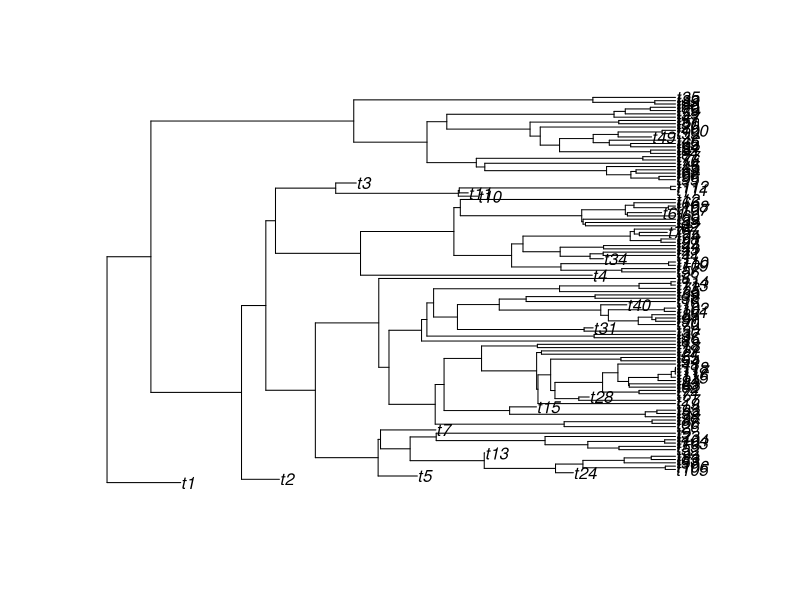
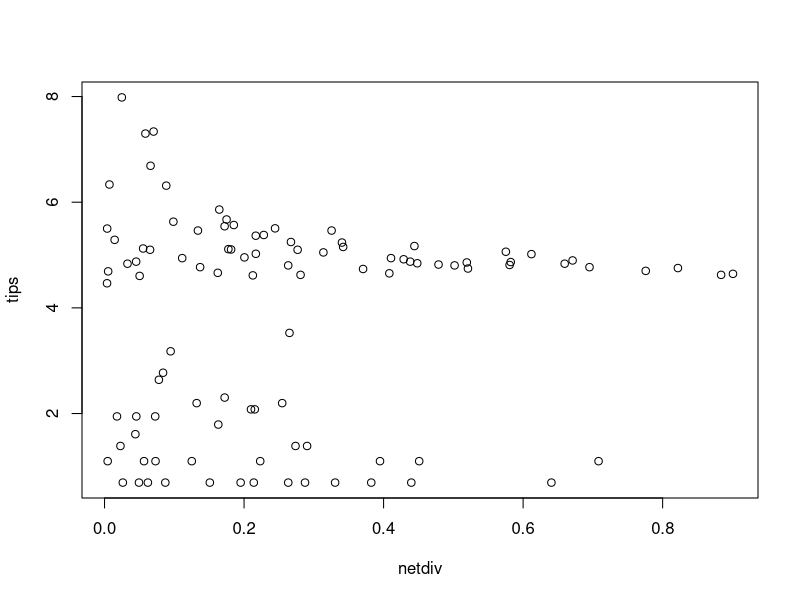
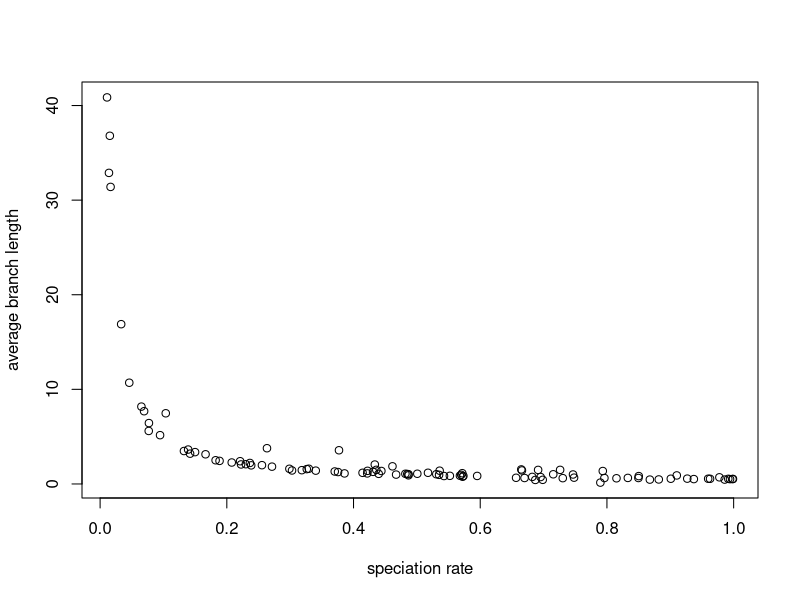
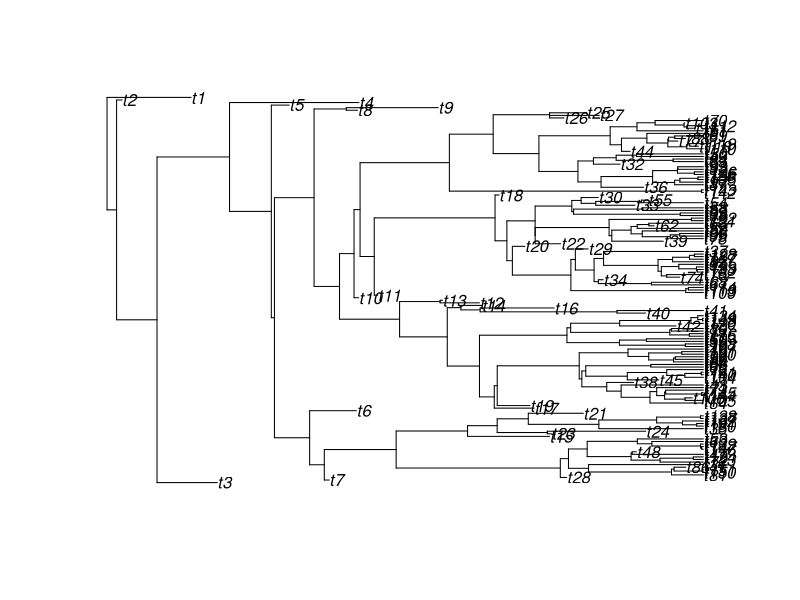
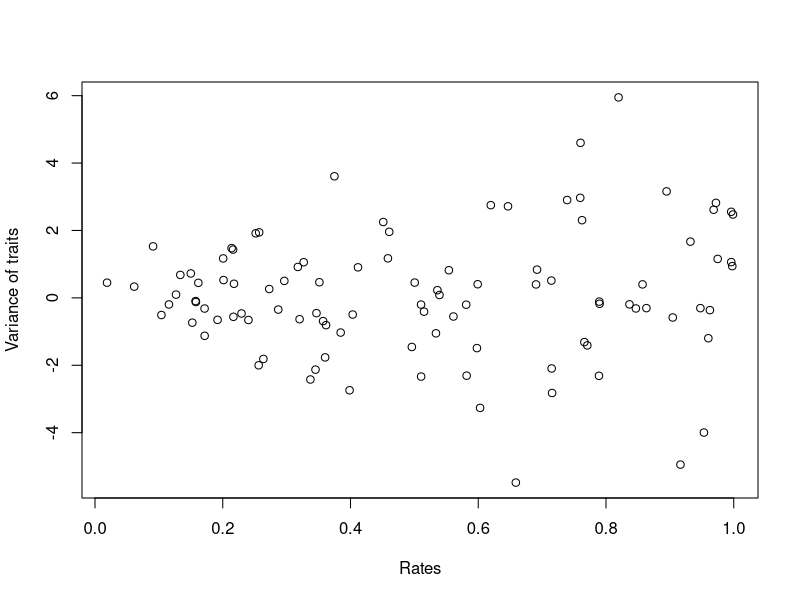
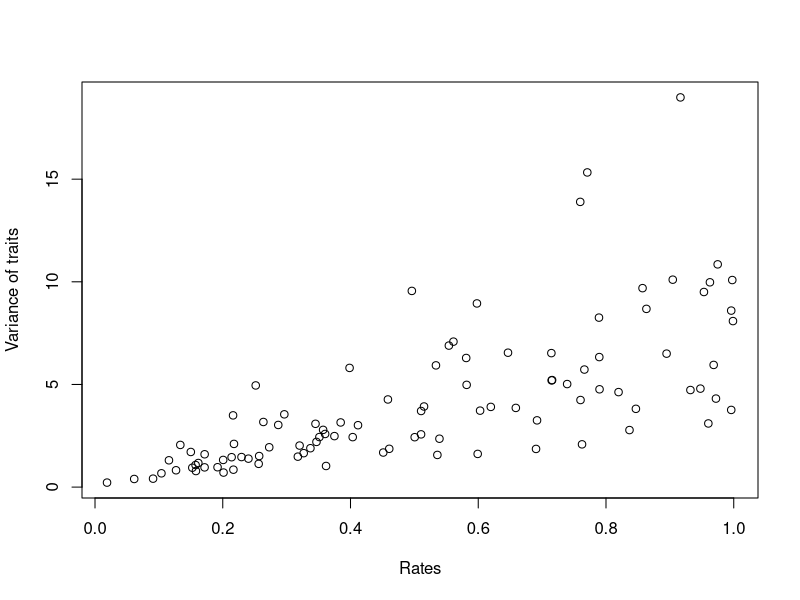
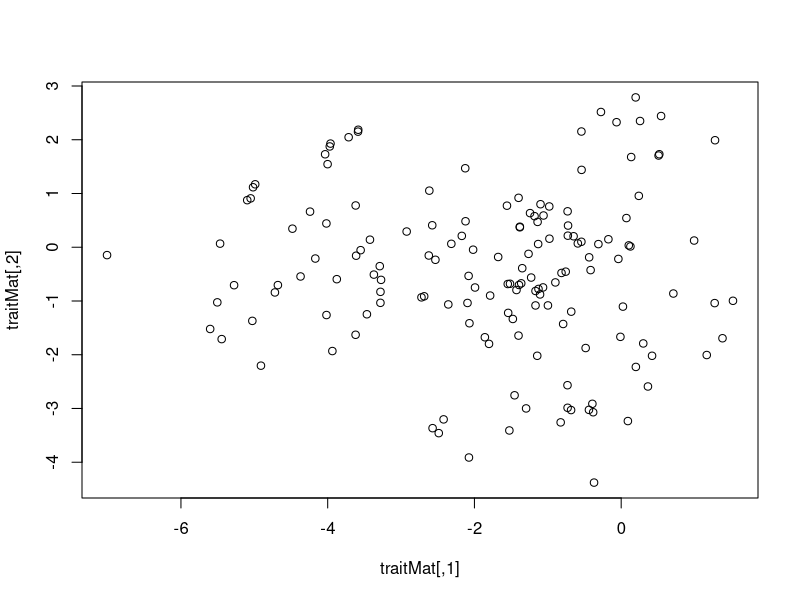
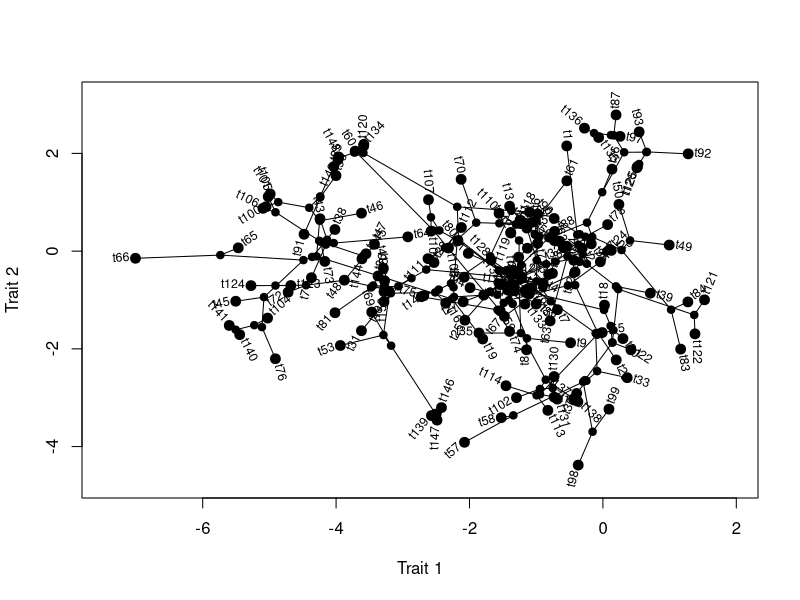

These figures' R source, in order:
setwd('~/Desktop/Evolution/Tasks/Task_08')
library("phytools")

#Question 1-3
trees<-list()
births<-vector()
Fractions<-vector()
?pbtree
for(i in 1:100){
  births[i]<-runif(1)
  Fractions[i]<-runif(1)
  trees[[i]]<-pbtree(n=100,b=births[i],d=(births[i]*Fractions[i]))
}

#Question 4
plot(trees[[i]])
tips<-log(sapply(trees,Ntip))
netdiv<-(births-(births*Fractions))
plot(netdiv, tips)

#Question 5
avgbranchlength<-vector()
for(i in 1:100){
  births[[i]]<-runif(1)
Fractions[[i]]<-runif(1)
trees[[i]]<-pbtree(n=100,b=births[[i]],d=(births[[i]]*Fractions[i]))
avgbranchlength[i]<-mean(trees[[i]]$edge.length)
}
plot(births, avgbranchlength,xlab="speciation rate",ylab="average branch length")

#Question 6
cor(births, avgbranchlength)

#Question 7
largest_tree<-trees[[which.max(sapply(trees,length))]]
Tree<-largest_tree
plot(Tree)
dev.off()
rates<-c()
traits<-list()
for(i in 1:100){
  rates[i]<-runif(1)
traits[[i]]<-fastBM(tree=Tree,sig2=rates[i])
  }

#Question 8
mean_traits<-sapply(traits,mean)
cor(mean_traits,rates)
#The correlation is -0.01386208 which means there is a very weak negative correlation.
plot(rates,mean_traits,xlab="Rates",ylab="Variance of traits")
dev.off()

#Question 9
var_traits<-sapply(traits,var)
cor(var_traits,rates)
#The correlation is 0.7343654 which means there is a strong correlation.
plot(rates,var_traits,xlab="Rates",ylab="Variance of traits")
dev.off()

#Question 10
cor(traits[[1]],traits[[2]])
#The correlation is 0.1284441 which means there is a weak positive correlation.
traitMat<-cbind(traits[[1]],traits[[4]])
pdf("08_plot.pdf")
plot(traitMat)
dev.off()

#Extra Credit
pdf("08_ec.pdf")
phylomorphospace(Tree,traitMat,xlab="Trait 1",ylab="Trait 2")
dev.off()
